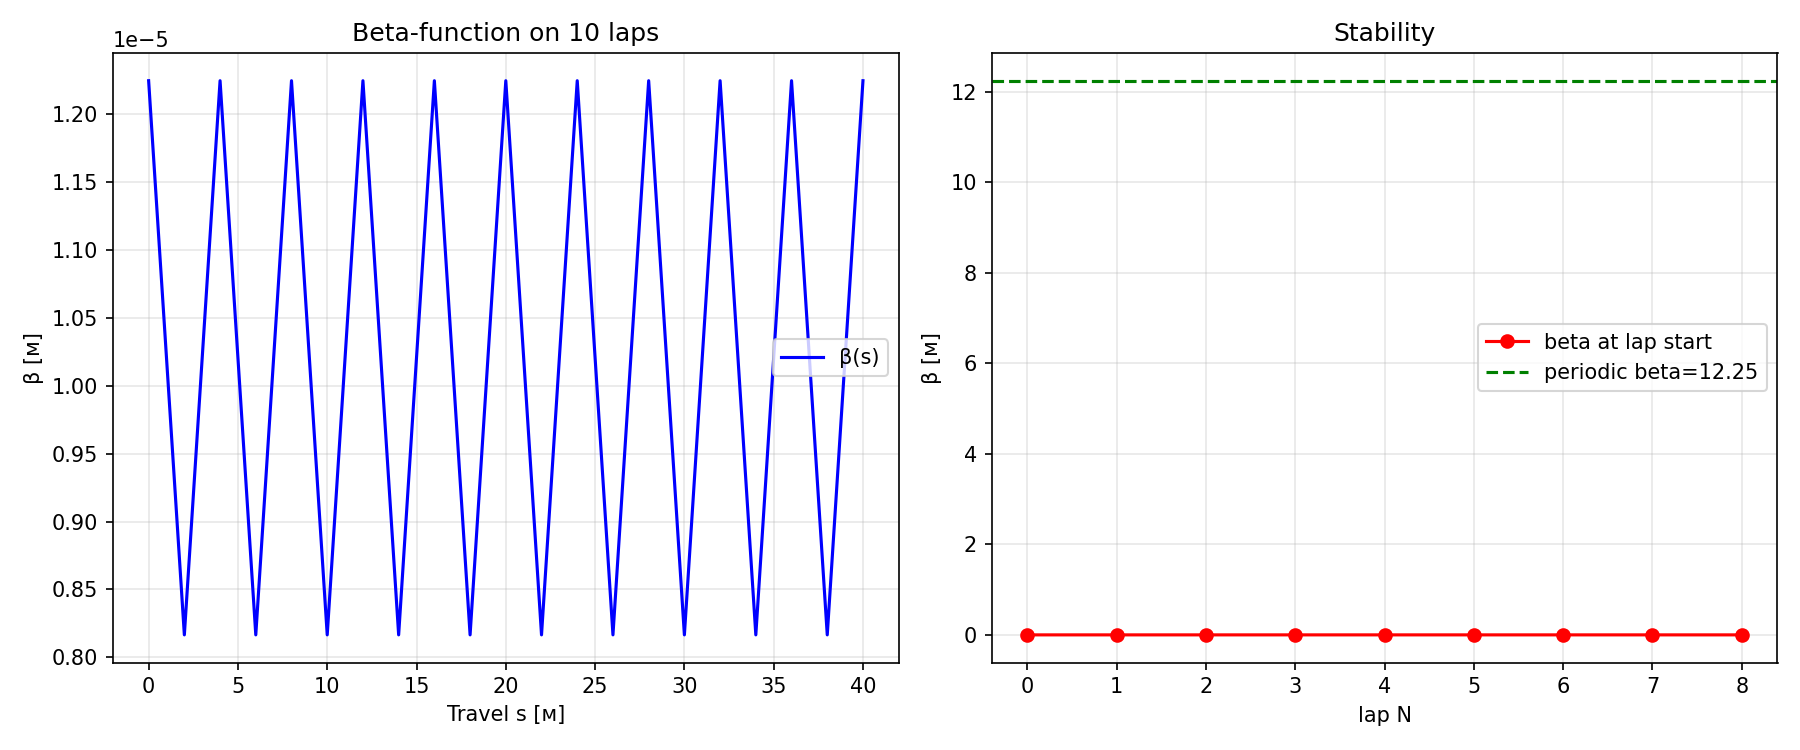

The Python source for this figure:
import numpy as np
import matplotlib.pyplot as plt

# classes

# PARENT 
class Element:
    def __init__(self,name,length=0.0): # is automatically called when creating an object, initial attributes
        self.name=name # self - link to itself
        self.length=length
        
    def matrix(self):
        raise NotImplementedError()
        
    def track_sigma(self,sigma_in):
        '''пропогация матрицы ковариации: Sigma_out=M * Sigma_in * M^T'''
        M=self.matrix()
        return M @ sigma_in @ M.T
    
class Drift(Element):
    def __init__(self,L):
        super().__init__(f'Drift_{L:.2f}',L) # inherits params from parent
        self.L=L

    def matrix(self):
        return np.array([[1,self.L],
                         [0,1]])
    
class Quadrupole(Element):
    def __init__(self, f,length=0.0,name="Quad"):
        super().__init__(name,length)
        self.f=f
        
    def matrix(self):
        return np.array([[1,0],
                         [-1/self.f,1]])

class Beamline:
    def __init__(self):
        self.elements=[]
    
    def add(self, element):
        self.elements.append(element)
        return self
    
    def one_turn_matrix(self):
        '''Calculates a full oscillation matrix'''
        M=np.eye(2)
        for elem in self.elements:
            M=elem.matrix() @ M # multiplying on the left
        return M
    
    def is_stable(self):
        '''Checks stability condition'''
        M=self.one_turn_matrix()
        trace=np.trace(M)
        return abs(trace)<2,trace
    
    def get_periodic_twiss(self):
        '''Finds periodic Twiss parameters'''
        M=self.one_turn_matrix()
        trace=np.trace(M)
        if abs(trace)>=2:
            raise ValueError (f'Lattice is unstable! Tr(M)={trace:.4f}')
        mu=np.arccos(trace/2) # phase on 1 oscilation
        sin_mu=np.sin(mu)

        # periodic Twiss parameters

        beta=M[0,1]/sin_mu
        alpha=(M[0,0]-M[1,1])/(2*sin_mu)
        gamma=-M[1,0]/sin_mu

        # Tune (betatrone number)

        tune=mu/(2*np.pi)

        return beta, alpha,gamma, tune
    
    def track_sigma_along(self, sigma0, n_turns=1):
        '''
        Tracing Sigma-matrix for N oscilations
        '''
        sigma=sigma0.copy()
        s_pos=0
        cell_length=sum(e.length for e in self.elements)

        
        # for statistics
        s_history=[0]
        beta_history=[sigma[0,0]]
        turn_history=[0]
        
        

        
        for turn in range(n_turns):
            for elem in self.elements:
                sigma=elem.track_sigma(sigma)
                s_pos+=elem.length
                
                s_history.append(s_pos)
                beta_history.append(sigma[0,0])
                turn_history.append(turn+1)

                
        return np.array(s_history), np.array(beta_history),np.array(turn_history)
        
# Additional func
def make_sigma_from_twiss(beta0,alpha0,epsilon):
    gamma0=(1+alpha0**2)/beta0
    return epsilon*np.array([[beta0,-alpha0],
                             [-alpha0,gamma0]])


# PARAMETERS
EPSILON=1E-6

#creating FODO lattice
# focus-drift-defocus-drift
bl=Beamline()
bl.add(Quadrupole(f=5.0,name='QF'))
bl.add(Drift(2.0))
bl.add(Quadrupole(f=-5.0,name='QD'))
bl.add(Drift(2.0))

# checking stability

stable,trace=bl.is_stable()
print(f'Stability check')
print(f'Tr(M): {trace:.4f}')
print(f'Stable:{stable}')

if not stable:
    print ("THE LATTICE IS UNSTABLE")
else:
    # periodical Twiss parameters
    beta,alpha,gamma,tune=bl.get_periodic_twiss()
    print(f'PERIODICAL PARAMETERS')
    print(f'beta={beta:.4f} m')
    print(f'alpha={alpha:.4f}')
    print(f'gamma={gamma:.4f} 1/m')
    print(f'Tune Q = {tune:.4f}')

    # check the equation
    print(f'\n Checking beta*gamma-alpha^2={beta*gamma-alpha**2:.6f} (should be 1)')

    # creating a beam with periodic conditions
    sigma0=make_sigma_from_twiss(beta,alpha,EPSILON)

    # tracing for 10 laps
    s,beta_hist,turns=bl.track_sigma_along(sigma0,n_turns=10)

    # visualization
    plt.figure(figsize=(12, 5))
    
    # graph 1: beta-function along the laps
    plt.subplot(1, 2, 1)
    plt.plot(s, beta_hist, 'b-', linewidth=1.5, label='β(s)')
    plt.xlabel('Travel s [м]')
    plt.ylabel('β [м]')
    plt.title('Beta-function on 10 laps')
    plt.grid(True, alpha=0.3)
    plt.legend()
    
    # graph 2: beta at the start of every lap (const)
    plt.subplot(1, 2, 2)
    cell_length = sum(e.length for e in bl.elements)
    beta_at_start = beta_hist[::len(bl.elements)+1]  # get start of a lap
    plt.plot(range(len(beta_at_start)), beta_at_start, 'ro-', label='beta at lap start')
    plt.axhline(beta, color='green', linestyle='--', label=f'periodic beta={beta:.2f}')
    plt.xlabel('lap N')
    plt.ylabel('β [м]')
    plt.title('Stability')
    plt.grid(True, alpha=0.3)
    plt.legend()
    
    plt.tight_layout()
    plt.savefig('day4_stability.png', dpi=150)
    plt.show()


bl_unstable=Beamline()
bl_unstable.add(Quadrupole(f=1.0,name="Qf")) # too strong
bl_unstable.add(Drift(2.0))
bl_unstable.add(Quadrupole(f=-1.0,name='QD')) # too strong
bl_unstable.add(Drift(2.0))

stable,trace=bl_unstable.is_stable()
print(f'\n unstable lattice')
print(f'Tr(M) = {trace:.4f}, Stable: {stable}')

if not stable:
    print('BEAM WILL FALL APART AFTER SEVERAL LAPS')



# ADDITIONAL STUFF FOR FUN
f_values=np.linspace(0.5,10,100)
trace_values=[]
stable_mask=[]

for f in f_values:
    bl_test=Beamline()
    bl_test.add(Quadrupole(f=f,name="QF"))
    bl_test.add(Drift(2.0))
    bl_test.add(Quadrupole(f=-f,name='QD'))
    bl_test.add(Drift(2.0))

    _,trace=bl_test.is_stable()
    trace_values.append(trace)
    stable_mask.append(abs(trace)<2)

plt.figure(figsize=(8, 4))
plt.plot(f_values, trace_values, 'b-', label='Tr(M)')
plt.axhline(2, color='red', linestyle='--', label='Stability border')
plt.axhline(-2, color='red', linestyle='--')
plt.fill_between(f_values, -2, 2, where=stable_mask, alpha=0.3, color='green', label='Stable area (from theory)')
plt.xlabel('focus length f [м]')
plt.ylabel('matrix trace Tr(M)')
plt.title('FODO lattice stability diagram')
plt.grid(True, alpha=0.3)
plt.legend()
plt.savefig('day4_stability_diagram.png', dpi=150)
plt.show()